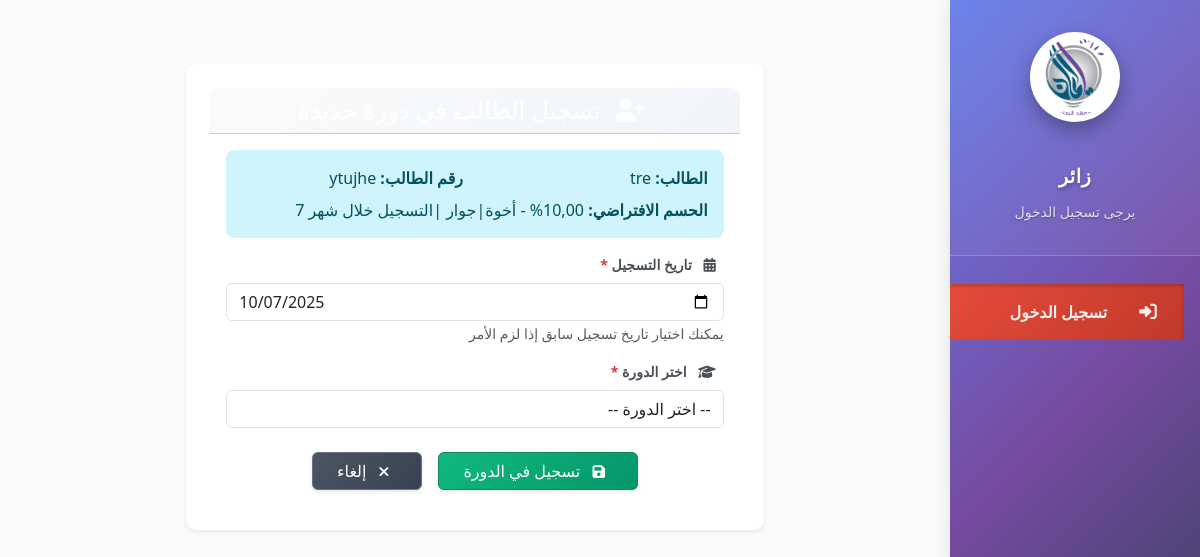
/students/1/register_course/, run on the app's committed database.
### students/models.py (models this page shows, shortened)
class Student(models.Model):
    class Gender(models.TextChoices):
        MALE = 'male', 'ذكر'
        FEMALE = 'female', 'أنثى'
    class HowKnewUs(models.TextChoices):
        FRIEND = 'friend', 'صديق'
        SOCIAL = 'social', 'وسائل التواصل الاجتماعي'
        AD = 'ad', 'إعلان'
        ADS = 'ads', 'إعلانات طرقية'
        OTHER = 'other', 'أخرى'
    class Academic_Track(models.TextChoices):
        LITERARY = 'أدبي', 'الأدبي'
        SCIENTIFIC = 'علمي', 'العلمي'
        NINTH_GRADE = 'تاسع', 'الصف التاسع'
    full_name = models.CharField(max_length=200)
    email = models.EmailField(blank=True, null=True)
    phone = models.CharField(max_length=20, blank=True)
    gender = models.CharField(max_length=6, choices=Gender.choices, blank=True)
    branch = models.CharField(max_length=10, choices=Academic_Track.choices, blank=True)
    birth_date = models.DateField(null=True, blank=True)
    student_number = models.CharField(max_length=20, blank=True)
    nationality = models.CharField(max_length=50, blank=True)
    registration_date = models.DateField(default=datetime.now)
    tase3 = models.IntegerField(default=0, blank=True)
    disease = models.TextField(blank=True, default="none")
    is_active = models.BooleanField(default=True, verbose_name="نشط")
    father_name = models.CharField(max_length=100, blank=True)
    father_job = models.CharField(max_length=100, blank=True)
    father_phone = models.CharField(max_length=20, blank=True)
    mother_name = models.CharField(max_length=100, blank=True)
    mother_job = models.CharField(max_length=100, blank=True)
    mother_phone = models.CharField(max_length=20, blank=True)
    address = models.TextField(blank=True)
    home_phone = models.CharField(max_length=20, blank=True)
    previous_school = models.CharField(max_length=100, blank=True)
    elementary_school = models.CharField(max_length=100, blank=True)
    how_knew_us = models.CharField(
        max_length=100,
        choices=HowKnewUs.choices,
        blank=True,
        null=True
    )
    notes = models.TextField(blank=True)
    added_by = models.ForeignKey(
        User,
        on_delete=models.SET_NULL,
        null=True,
        blank=True,
        verbose_name="تم الإضافة بواسطة"
    )
    discount_percent = models.DecimalField(
        max_digits=5,
        decimal_places=2,
        default=Decimal('0'),
        help_text="Percentage discount (0-100)",
        verbose_name='نسبة الحسم الافتراضي %'
    )
    discount_amount = models.DecimalField(
        max_digits=10,
        decimal_places=2,
        default=Decimal('0'),
        help_text="Fixed amount discount",
        verbose_name='قيمة الحسم الافتراضي'
    )
    discount_reason = models.CharField(
        max_length=200,
        blank=True,
        verbose_name='سبب الحسم'
    )
    created_at = models.DateTimeField(auto_now_add=True)
    updated_at = models.DateTimeField(auto_now=True)
    account = models.ForeignKey(
        'accounts.Account',
        on_delete=models.SET_NULL,
        null=True,
        blank=True,
        verbose_name='حساب الطالب (ذمم)'
    )
    class Meta:
        ordering = ['full_name']
        verbose_name = 'طالب'
        verbose_name_plural = 'الطلاب'

### students/views.py (the view, shortened to what this page needs)
# urls.py: path('<int:student_id>/register_course/', views.register_course, name='register_course'),
def register_course(request, student_id):
    student = get_object_or_404(Student, pk=student_id)
    from accounts.models import Course
    available_courses = Course.objects.filter(is_active=True).order_by('name')
    return render(request, 'students/register_course.html', {
        'student': student,
        'available_courses': available_courses
    })

### employ/context_processors.py (called while the page is built)
def employee_permissions(request):
    return {
        "emp_perms": getattr(request, "employee_permissions", set()),
        "employee_obj": getattr(getattr(request.user, "employee_profile", None), "pk", None),
    }

### templates/students/register_course.html (shortened to what this page needs)
{% extends "base.html" %}
{% load emp_perms %}
{% load static %}
{% block content %}
<div class="container py-4">
    <div class="row justify-content-center">
        <div class="col-md-8">
            <div class="card shadow-sm">
                <div class="card-header bg-success text-white">
                    <h4 class="mb-0 text-center">
                        <i class="fas fa-user-plus me-2"></i>
                    </h4>
                </div>
                <div class="card-body">
                    <div class="alert alert-info">
                        <div class="row">
                            <div class="col-md-6">
                                <strong>الطالب:</strong> {{ student.full_name }}
                            </div>
                            <div class="col-md-6">
                                <strong>رقم الطالب:</strong> {{ student.student_number }}
                            </div>
                        </div>
                        {% if student.discount_percent or student.discount_amount %}
                        <div class="row mt-2">
                            <div class="col-12">
                                <strong>الحسم الافتراضي:</strong>
                                {% if student.discount_percent %}{{ student.discount_percent }}%{% endif %}
                                {% if student.discount_reason %} - {{ student.discount_reason }}{% endif %}
                            </div>
                        </div>
                        {% endif %}
                    </div>
                    <form method="POST">
                        <div class="form-group mb-3">
                            <label for="enrollment_date" class="form-label">
                                <i class="fas fa-calendar-alt me-2"></i>
                                تاريخ التسجيل <span class="text-danger">*</span>
                            </label>
                            <input type="date" name="enrollment_date" id="enrollment_date"
                                   class="form-control" value="{% now 'Y-m-d' %}" required>
                            <small class="form-text text-muted">يمكنك اختيار تاريخ تسجيل سابق إذا لزم الأمر</small>
                        </div>
                        <div class="form-group mb-4">
                            <label for="course_id" class="form-label">
                                <i class="fas fa-graduation-cap me-2"></i>
                                اختر الدورة <span class="text-danger">*</span>
                            </label>
                            <select name="course_id" id="course_id" class="form-control" required>
                                <option value="">-- اختر الدورة --</option>
                            </select>
                        </div>
                        <div class="d-flex justify-content-center gap-3 mt-4">
                            <button type="submit" class="btn btn-success px-4">
                                <i class="fas fa-save me-2"></i>
                                تسجيل في الدورة
                            </button>
                            <a href="{% url 'students:student_profile' student.id %}" class="btn btn-secondary px-4">
                                <i class="fas fa-times me-2"></i>
                                إلغاء
                            </a>
                        </div>
                    </form>
                </div>
            </div>
        </div>
    </div>
</div>
{% endblock %}

### static/css/main.css (style rules this page uses)
:root { --primary-color: #3498db; --secondary-color: #2ecc71; --danger-color: #e74c3c; --warning-color: #f39c12; --info-color: #1abc9c; --dark-color: #4d6883; --light-color: #ecf0f1; --white: #ffffff; --black: #2c3e50; --gray: #95a5a6; --border-radius: 8px; --box-shadow: 0 2px 10px rgba(0, 0, 0, 0.1); --transition: all 0.3s ease; --sidebar-width: 250px; --sidebar-collapsed-width: 70px; --sidebar-transition: all 0.4s cubic-bezier(0.4, 0, 0.2, 1); }
* { margin: 0; padding: 0; box-sizing: border-box; }
html { scroll-behavior: smooth; }
body { font-family: 'Tajawal', sans-serif; background-image: url('../img/back.png'); color: var(--black); direction: rtl; line-height: 1.6; }
a { text-decoration: none; color: var(--primary-color); }
.btn { display: inline-flex; align-items: center; justify-content: center; padding: 0.5rem 1rem; border-radius: var(--border-radius); font-weight: 500; cursor: pointer; transition: var(--transition); border: none; font-size: 0.9rem; gap: 0.5rem; }
.btn i { font-size: 0.9rem; }
.btn-secondary { background-color: var(--secondary-color); color: var(--white); }
.card { background-color: var(--white); border-radius: var(--border-radius); padding: 1.5rem; box-shadow: var(--box-shadow); transition: var(--transition); }
.form-group { margin-bottom: 1rem; }
.form-control { width: 100%; padding: 0.8rem; border: 1px solid #ddd; border-radius: var(--border-radius); font-family: inherit; transition: var(--transition); }
label { display: block; margin-bottom: 0.5rem; font-weight: 500; }
.alert { padding: 0.75rem 1.25rem; margin-bottom: 1rem; border: 1px solid transparent; border-radius: var(--border-radius); }
.alert-info { color: #0c5460; background-color: #d1ecf1; border-color: #bee5eb; }
.bg-success { background-color: var(--secondary-color) !important; }
.text-danger { color: var(--danger-color) !important; }
.text-muted { color: var(--gray) !important; }
.text-center { text-align: center; }
.d-flex { display: flex; }
.mb-0 { margin-bottom: 0; }
.mb-3 { margin-bottom: 1rem; }
.mb-4 { margin-bottom: 1.5rem; }
.mt-2 { margin-top: 0.5rem; }
.mt-4 { margin-top: 1.5rem; }

### templates/students/register_course.html (style rules this page uses)
.form-group { margin-bottom: 1.5rem; }
.form-label { font-weight: 600; margin-bottom: 0.5rem; color: #495057; }
.card { border: none; border-radius: 10px; }
.card-header { border-radius: 10px 10px 0 0 !important; }
.alert-info { border-radius: 8px; border: none; }

### data on the page
Student: full_name "tre", student_number "ytujhe", discount_percent "10,00", discount_reason "أخوة|جوار |التسجيل خلال شهر 7"
